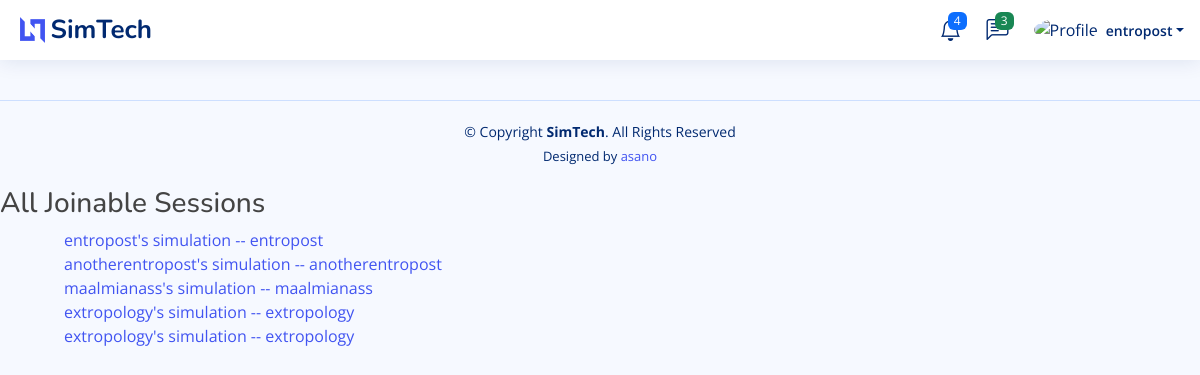
The app's page /availableGames (signed in) with its own data.
### simGame/models.py (models this page shows)
class simGame(models.Model):
    name = models.CharField(max_length=100)
    host = models.ForeignKey(User, on_delete = models.RESTRICT, null = True)
    status = models.CharField(max_length=10)
    scenario = models.CharField(max_length=15)
    month = models.IntegerField(null = True)
    maxCompanies = models.IntegerField(null = True)
    duration = models.IntegerField(null = True)
    created_at = models.DateTimeField(auto_now_add=True)
    updated_at = models.DateTimeField(auto_now=True)

### simGame/views.py (the view)
# urls.py: path("availableGames", views.pendingGames, name='view-sessions'),
@login_required(login_url='login')
def pendingGames(request):
    allPendingGames = simGame.objects.filter(status='pending')
    context = {"games": allPendingGames, "page": "allGames"}
    return render(request,"sessions.html" , context)

### simGame/templates/sessions.html (shortened to what this page needs)
{% include 'base.html' %}
{% block content %}
{% if page == "allGames" %}
<h3>All Joinable Sessions</h3>
<div>
    <ul>
{% for simgame in games %}
<div>
<ul><a href="{% url 'join-session' simgame.id %}">{{simgame.name}} -- {{simgame.host}} </a></ul>
</div>
{% endfor %}
</ul>
</div>
{% endif %}
{% endblock content %}

### simGame/templates/navbar_base.html (shortened to what this page needs)
{% load static %}
  <header id="header" class="header fixed-top d-flex align-items-center">
    <div class="d-flex align-items-center justify-content-between">
      <a href="index.html" class="logo d-flex align-items-center">
        <img src="{% static 'assets/img/logo.png' %}" alt="">
        <span class="d-none d-lg-block">SimTech</span>
      </a>
    </div>
    <nav class="header-nav ms-auto">
      <ul class="d-flex align-items-center">
        <li class="nav-item dropdown">
          <a class="nav-link nav-icon" href="#" data-bs-toggle="dropdown">
            <i class="bi bi-bell"></i>
            <span class="badge bg-primary badge-number">4</span>
          </a>
        </li>
        <li class="nav-item dropdown">
          <a class="nav-link nav-icon" href="#" data-bs-toggle="dropdown">
            <i class="bi bi-chat-left-text"></i>
            <span class="badge bg-success badge-number">3</span>
          </a>
        </li>
        <li class="nav-item dropdown pe-3">
          <a class="nav-link nav-profile d-flex align-items-center pe-0" href="#" data-bs-toggle="dropdown">
            <img src='https://i.redd.it/yci2euprdtt51.jpg' alt="Profile" class="rounded-circle">
            {% if request.user.is_authenticated %}
            <span class="d-none d-md-block dropdown-toggle ps-2">{{request.user.username}}</span>
            {% else %}
            <p>Login</p>
            {% endif %}
          </a>
        </li>
      </ul>
    </nav>
  </header>

### simGame/static/assets/css/style.css (style rules this page uses)
:root { scroll-behavior: smooth; }
body { font-family: "Open Sans", sans-serif; background: #f6f9ff; color: #444444; }
a { color: #4154f1; text-decoration: none; }
h1, h2, h3, h4, h5, h6 { font-family: "Nunito", sans-serif; }
.logo { line-height: 1; }
@media (min-width: 1200px) { .logo { width: 280px; } }
.logo img { max-height: 26px; margin-right: 6px; }
.logo span { font-size: 26px; font-weight: 700; color: #012970; font-family: "Nunito", sans-serif; }
.header { transition: all 0.5s; z-index: 997; height: 60px; box-shadow: 0px 2px 20px rgba(1, 41, 112, 0.1); background-color: #fff; padding-left: 20px; }
.header-nav ul { list-style: none; }
.header-nav>ul { margin: 0; padding: 0; }
.header-nav .nav-icon { font-size: 22px; color: #012970; margin-right: 25px; position: relative; }
.header-nav .nav-profile { color: #012970; }
.header-nav .nav-profile img { max-height: 36px; }
.header-nav .nav-profile span { font-size: 14px; font-weight: 600; }
.header-nav .badge-number { position: absolute; inset: -2px -5px auto auto; font-weight: normal; font-size: 12px; padding: 3px 6px; }

### records on screen
simGame: name "entropost's simulation", host "entropost"
simGame: name "anotherentropost's simulation", host "anotherentropost"
simGame: name "maalmianass's simulation", host "maalmianass"
simGame: name "extropology's simulation", host "extropology"
simGame: name "extropology's simulation", host "extropology"

### other values on screen
{{ request.user.username }} "entropost"
